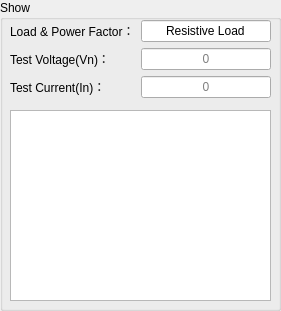
    <widget class="QGroupBox" name="groupBox_28">
     <property name="geometry">
      <rect>
       <x>590</x>
       <y>160</y>
       <width>281</width>
       <height>311</height>
      </rect>
     </property>
     <property name="font">
      <font>
       <weight>50</weight>
       <bold>false</bold>
      </font>
     </property>
     <property name="styleSheet">
      <string notr="true"/>
     </property>
     <property name="title">
      <string>Show</string>
     </property>
     <widget class="QTextEdit" name="textEdit_3">
      <property name="geometry">
       <rect>
        <x>10</x>
        <y>110</y>
        <width>261</width>
        <height>191</height>
       </rect>
      </property>
      <property name="focusPolicy">
       <enum>Qt::NoFocus</enum>
      </property>
      <property name="contextMenuPolicy">
       <enum>Qt::NoContextMenu</enum>
      </property>
      <property name="acceptDrops">
       <bool>false</bool>
      </property>
      <property name="acceptRichText">
       <bool>false</bool>
      </property>
      <property name="textInteractionFlags">
       <set>Qt::TextSelectableByKeyboard|Qt::TextSelectableByMouse</set>
      </property>
     </widget>
     <widget class="QWidget" name="gridLayoutWidget_7">
      <property name="geometry">
       <rect>
        <x>10</x>
        <y>20</y>
        <width>261</width>
        <height>81</height>
       </rect>
      </property>
      <layout class="QGridLayout" name="gridLayout_19">
       <item row="0" column="0">
        <widget class="QLabel" name="label_tempRn_2">
         <property name="styleSheet">
          <string notr="true"/>
         </property>
         <property name="text">
          <string>Load &amp; Power Factor：</string>
         </property>
         <property name="alignment">
          <set>Qt::AlignLeading|Qt::AlignLeft|Qt::AlignVCenter</set>
         </property>
        </widget>
       </item>
       <item row="1" column="0">
        <widget class="QLabel" name="label_tempVn_t_2">
         <property name="toolTip">
          <string>V</string>
         </property>
         <property name="styleSheet">
          <string notr="true"/>
         </property>
         <property name="text">
          <string>Test Voltage(Vn)：</string>
         </property>
         <property name="alignment">
          <set>Qt::AlignLeading|Qt::AlignLeft|Qt::AlignVCenter</set>
         </property>
        </widget>
       </item>
       <item row="2" column="0">
        <widget class="QLabel" name="label_tempIn_t_2">
         <property name="toolTip">
          <string>A</string>
         </property>
         <property name="styleSheet">
          <string notr="true"/>
         </property>
         <property name="text">
          <string>Test Current(In)：</string>
         </property>
         <property name="alignment">
          <set>Qt::AlignLeading|Qt::AlignLeft|Qt::AlignVCenter</set>
         </property>
        </widget>
       </item>
       <item row="0" column="1">
        <widget class="QLineEdit" name="lineEdit_tempRn_2">
         <property name="focusPolicy">
          <enum>Qt::NoFocus</enum>
         </property>
         <property name="text">
          <string>Resistive Load</string>
         </property>
         <property name="echoMode">
          <enum>QLineEdit::Normal</enum>
         </property>
         <property name="alignment">
          <set>Qt::AlignCenter</set>
         </property>
         <property name="readOnly">
          <bool>true</bool>
         </property>
        </widget>
       </item>
       <item row="1" column="1">
        <widget class="QLineEdit" name="lineEdit_tempVn_t_2">
         <property name="focusPolicy">
          <enum>Qt::ClickFocus</enum>
         </property>
         <property name="text">
          <string/>
         </property>
         <property name="alignment">
          <set>Qt::AlignCenter</set>
         </property>
         <property name="readOnly">
          <bool>true</bool>
         </property>
         <property name="placeholderText">
          <string>0</string>
         </property>
        </widget>
       </item>
       <item row="2" column="1">
        <widget class="QLineEdit" name="lineEdit_tempIn_t_2">
         <property name="focusPolicy">
          <enum>Qt::ClickFocus</enum>
         </property>
         <property name="alignment">
          <set>Qt::AlignCenter</set>
         </property>
         <property name="readOnly">
          <bool>true</bool>
         </property>
         <property name="placeholderText">
          <string>0</string>
         </property>
        </widget>
       </item>
      </layout>
     </widget>
    </widget>
